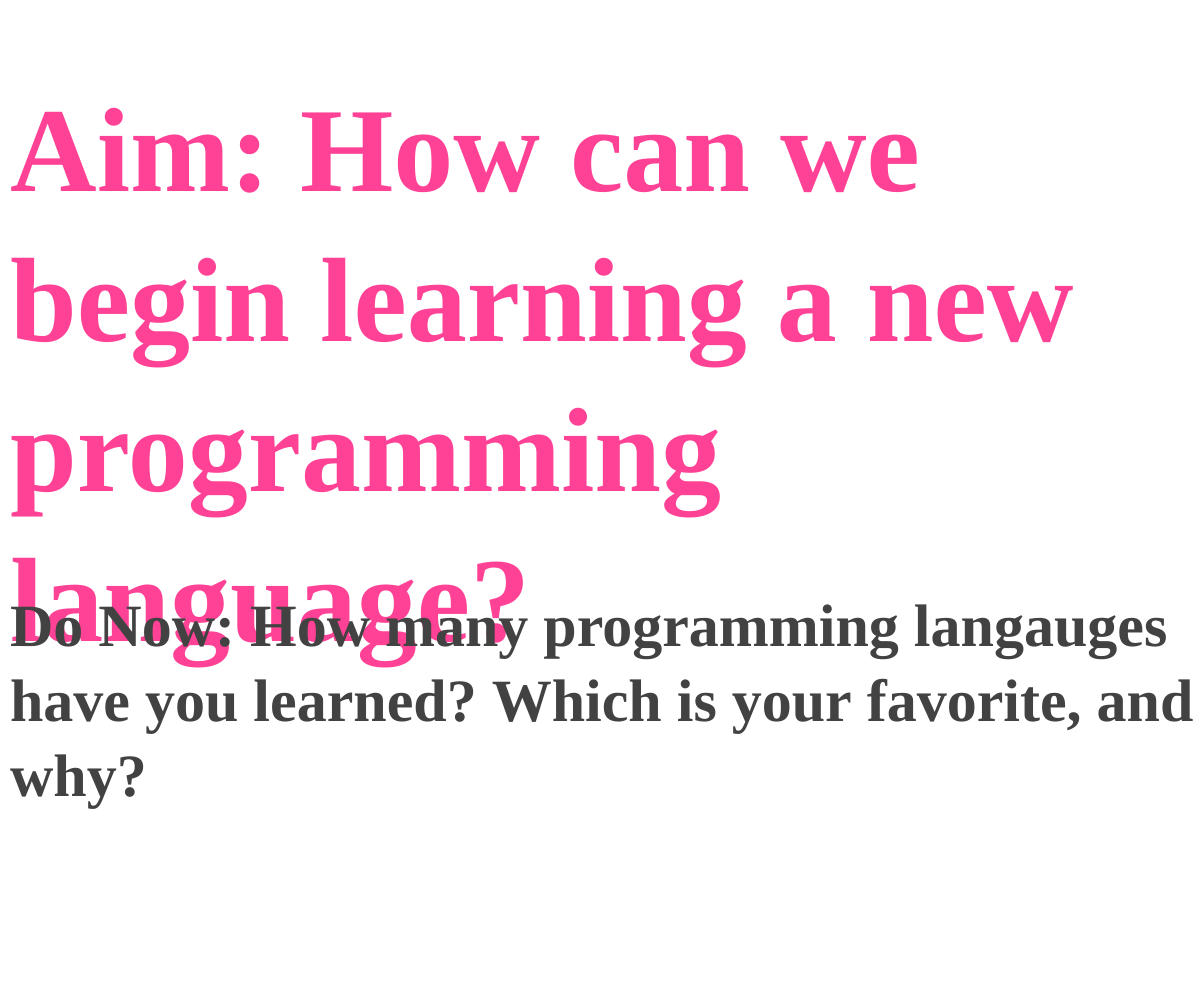
Frame 1 (no input)
Frame 60 (no input): identical to frame 1, image omitted
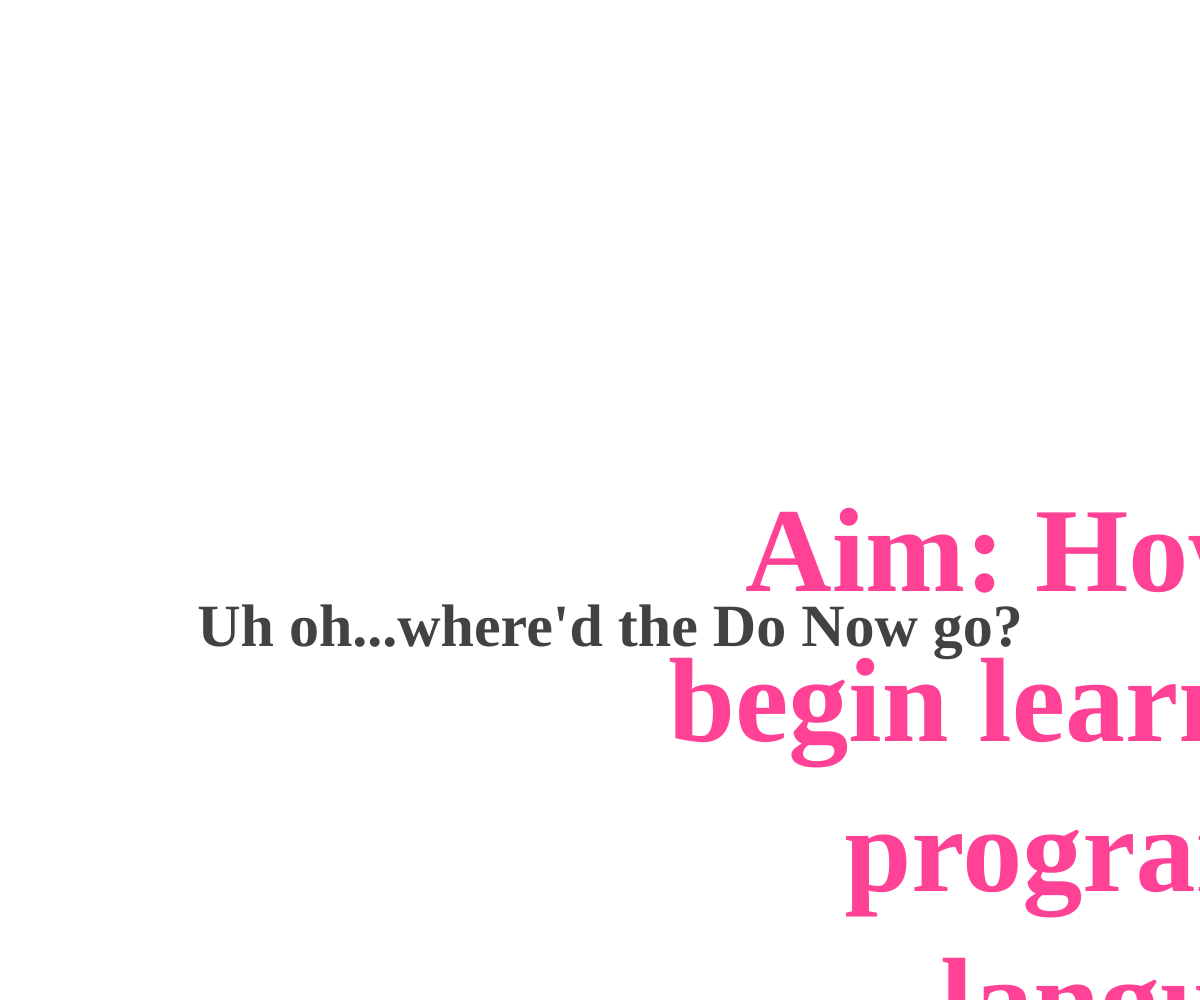
Frame 120 (the mouse pressed at the canvas centre since frame 60)

The p5.js sketch that drew these frames (run headless with seeded random() and noise() and a simulated clock; from frame 60 on, the mouse is pressed at the canvas centre):

// p5.js sketch
// ── sketch.js
var aim = "Aim: How can we begin learning a new programming language?";
var do_now = "Do Now: How many programming langauges have you learned? Which is your favorite, and why?"

function setup() {
	createCanvas(windowWidth, windowHeight);

}

function draw() {
	background('white');
	textSize(120);
	textFont("Proxima Nova");
	textStyle('bold');
	fill(`#FF4296`);
	if (mouseIsPressed) {
		text(aim, mouseX, mouseY, windowWidth);
		var do_now = "Uh oh...where'd the Do Now go?"
		textAlign('center')

	} else {
		text(aim, 10, 100, windowWidth);
		var do_now = "Do Now: How many programming langauges have you learned? Which is your favorite, and why?"
	}
	textSize(60)
	textStyle('bold')
	fill('#424242')
	text(do_now, 10, 600, windowWidth, windowHeight)
}



function windowResized() {
	resizeCanvas(windowWidth, windowHeight);
}
